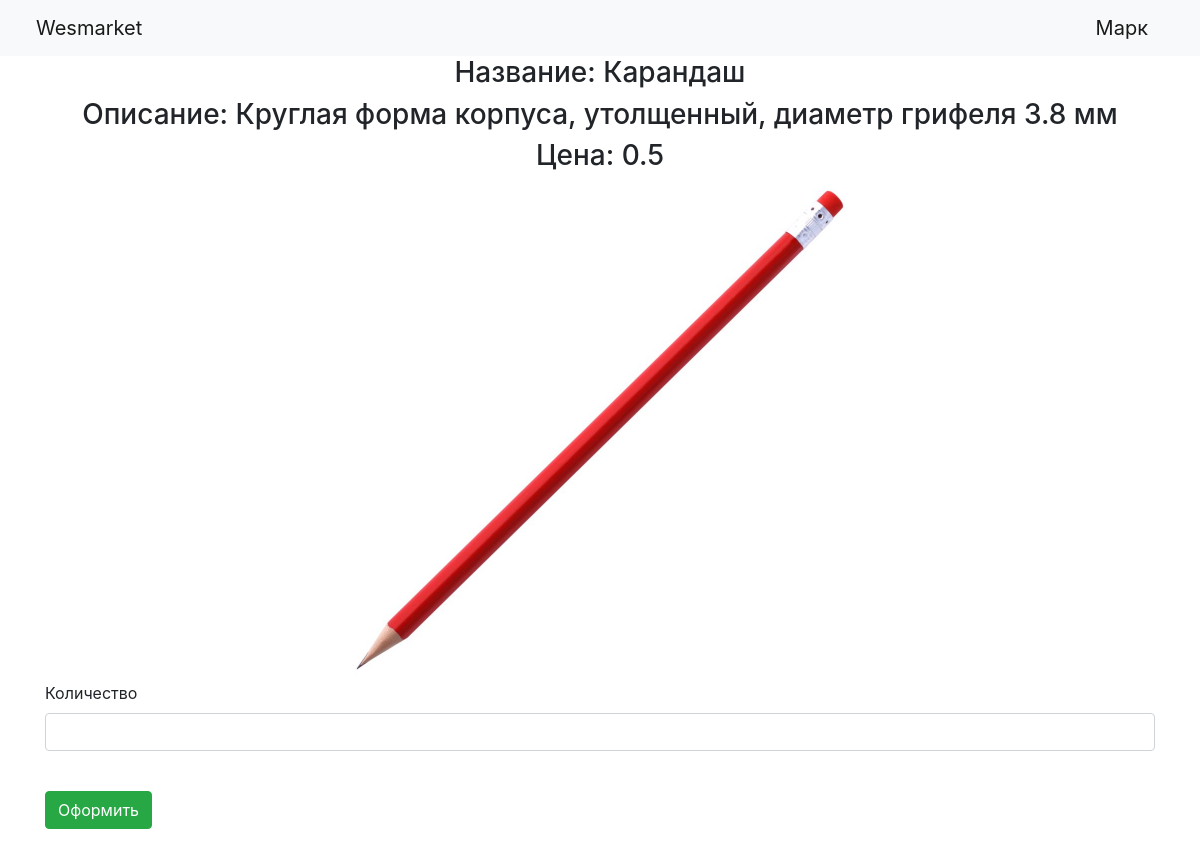
Page /buy/1 (signed in) on the earlier database version.
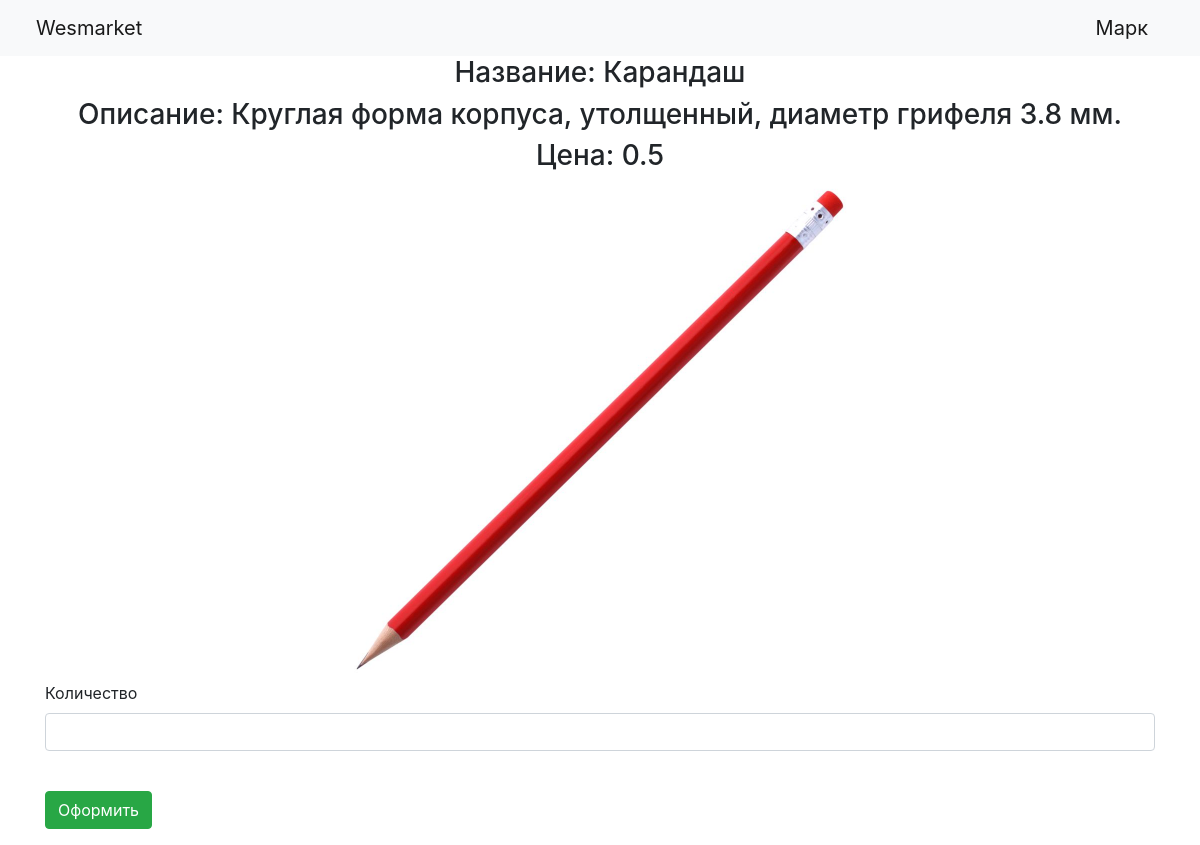
Same page on the later database version.
### data/items.py (models this page shows, shortened)
class Item(SqlAlchemyBase, SerializerMixin):
    __tablename__ = 'item'
    id = sqlalchemy.Column(sqlalchemy.Integer, primary_key=True, autoincrement=True)
    name = sqlalchemy.Column(sqlalchemy.String, nullable=True)
    description = sqlalchemy.Column(sqlalchemy.String, nullable=True)
    price = sqlalchemy.Column(sqlalchemy.Float, nullable=True)
    img = sqlalchemy.Column(sqlalchemy.String, nullable=True)
    quantity = sqlalchemy.Column(sqlalchemy.Integer, nullable=True)

### main.py (the view, shortened to what this page needs)
@app.route('/buy/<int:id>', methods=['GET', 'POST'])
@login_required
def make_order(id):
    form = OrderForm()
    a = db_sess.query(Item).get(id)
    return render_template('New_order.html', title='Оформление', item=a,
                           form=form)

### data/orders.py
class OrderForm(FlaskForm, SerializerMixin):
    quantity = IntegerField('Количество')
    submit = SubmitField('Оформить')

### main.py (called while the page is built)
@login_manager.user_loader
def load_user(user_id):
    return db_sess.query(User).get(user_id)

### templates/new_order.html (shortened to what this page needs)
{% extends "base.html" %}
{% block content %}
<div align="center">
    <h3>Название: {{ item.name }}</h3>
    <h3>Описание: {{ item.description }}</h3>
    <h3>Цена: {{ item.price }}</h3>
    <img src="/static/img/{{ item.img }}" width="500">
    </div>
<form action="" method="post">
    <p>
        {{ form.quantity.label }}<br>
        {{ form.quantity(class="form-control") }}<br>
    </p>
    <p>{{ form.submit(type="submit", class="btn btn-success") }}</p>
</form>
{% endblock %}

Differences in the rows shown:
changed Item "Карандаш": description "Круглая форма корпуса, утолщенный, диаметр грифеля 3.8 мм" → "Круглая форма корпуса, утолщенный, диаметр грифеля 3.8 мм."
